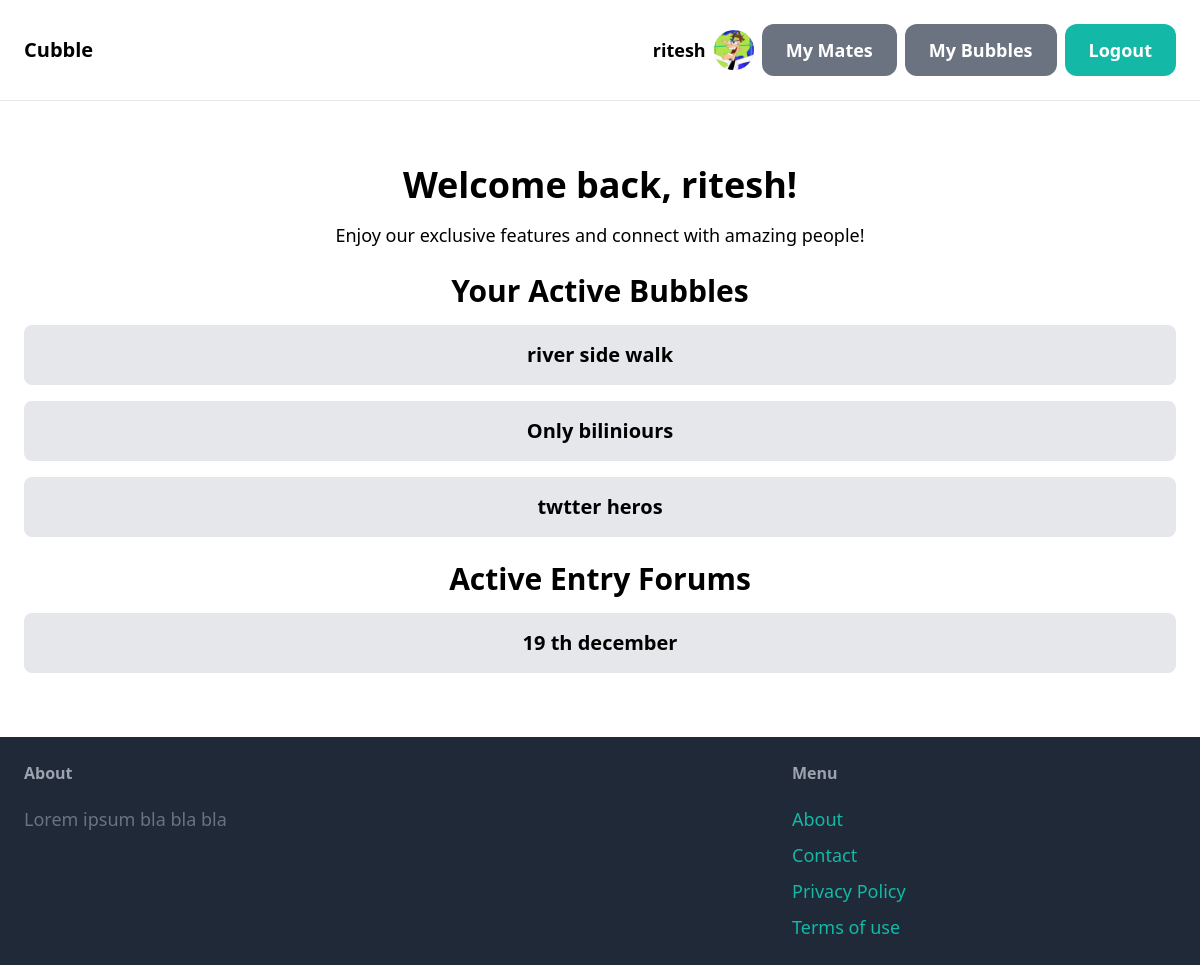
The app's page / (signed in) with its own data.
### core/models.py (models this page shows, shortened)
class Profile(models.Model):
    user_id = models.OneToOneField(User, related_name='Profile', on_delete=models.CASCADE)
    description = models.CharField(max_length = 500, blank=True)
    interests = models.ManyToManyField(ProfileTag, blank=True)
    profile_pic = models.ImageField(upload_to='profil_pic', blank=True)

class Bubble(models.Model):
    class Status(models.TextChoices):
        ACT = "1", "ACTIVE"
        VOTE = '2', "VOTING"
        ARCH = '3', "ARCHIVE"
    name = models.CharField(max_length = 150, unique=True)
    description = models.CharField(max_length=500)
    thumbnail = models.ImageField(upload_to='Images')
    status = models.CharField(max_length = 10, choices=Status.choices, default = Status.ARCH)

class EntryTest(models.Model):
    STATE_CHOICES = [('active', 'Active'), ('archive', 'Archive')]
    name = models.CharField(max_length=100)
    state = models.CharField(max_length=7, choices=STATE_CHOICES, default='archive')
    questions = models.ManyToManyField('Question', related_name='tests')

### core/views.py (the view)
# urls.py: path('', views.home, name= 'index'),
def home(request):
    entry_forum = EntryTest.objects.filter(state='active')
    user_bubbles = BubbleMember.objects.filter(user_id=request.user.id)
    active_bubbles = []
    for bubble in user_bubbles:
        bub = bubble.bubble_id
        if bub.status=='1':
            active_bubbles.append(bub)
    return render(request, 'core/home.html',{
        'entry_forum': entry_forum,
        'active_bubbles': active_bubbles,
    })

### core/templates/core/home.html (shortened to what this page needs)
{% extends 'core/base.html' %}
{% block content %}
{% if request.user.is_authenticated %}
<div class="text-center my-10">
    <h1 class="text-4xl font-bold">Welcome back, {{ request.user.username }}!</h1>
    <p class="mt-4 text-lg">Enjoy our exclusive features and connect with amazing people!</p>
        <div class="mt-6">
            <h2 class="text-3xl font-bold">Your Active Bubbles</h2>
            {% for bubble in active_bubbles %}
                <div class="bg-gray-200 px-6 py-4 rounded-lg mt-4">
                    <a href="{% url 'core:bubble' pk=bubble.id %}" class="text-xl font-semibold">{{ bubble.name }}</a>
                </div>
            {% empty %}
                <p>You are not active in any bubbles.</p>
            {% endfor %}
        </div>
    <div class="mt-6">
        <h2 class="text-3xl font-bold">Active Entry Forums</h2>
        {% for forum in entry_forum %}
            <div class="bg-gray-200 px-6 py-4 rounded-lg mt-4">
                <a href="{% url 'core:test_view' test_id=forum.id %}" class="text-xl font-semibold">{{ forum.name }}</a>
            </div>
        {% empty %}
            <p>No active forums at the moment.</p>
        {% endfor %}
    </div>
</div>
    {% endif %}
{% endblock %}

### core/templates/core/base.html (shortened to what this page needs)
<!DOCTYPE html>
<html lang="en">
<head>
    <Script src="https://cdn.tailwindcss.com"></Script>
</head>
<body>
    <nav class="py-6 px-6 flex justify-between items-center border-b border-gray-200">
        <a href="/" class="text-xl font-semibold"> Cubble </a>
        <div class="space-x-6">
            {% if request.user.is_authenticated %}
                <div class="flex items-center space-x-2">
                    <a href="{% url 'core:user_profile' %}" class="flex items-center space-x-2">
                        <span class="text-lg font-semibold">{{ request.user.username }}</span>
                        <div class="h-10 w-10 rounded-full overflow-hidden bg-gray-300">
                            {% if request.user.Profile.profile_pic %}
                                <img src="{{ request.user.Profile.profile_pic.url }}" alt="Profile Pic" class="h-full w-full object-cover">
                            {% endif %}
                        </div>
                    </a>
                    <a href="{% url 'core:myfriends' %}" class="px-6 py-3 text-lg font-semibold bg-gray-500 text-white rounded-xl hover:bg-gray-700">My Mates</a>
                    <a href="{% url 'core:mybubbles' %}" class="px-6 py-3 text-lg font-semibold bg-gray-500 text-white rounded-xl hover:bg-gray-700">My Bubbles</a>
                    <a href="{% url 'core:logout' %}" class="px-6 py-3 text-lg font-semibold bg-teal-500 text-white rounded-xl hover:bg-teal-700">Logout</a>
                </div>
            {% else %}
                <a href="{% url 'core:signup' %}" class="px-6 py-3 text-lg font-semibold bg-teal-500 text-white rounded-xl hover:bg-teal-700">Sign up</a>
                <a href="{% url 'core:login' %}" class="px-6 py-3 text-lg font-semibold bg-gray-500 text-white rounded-xl hover:bg-gray-700">Log in</a>
            {% endif %}
        </div>
    </nav>
    <div class="px-6 py-6">
        {% block content %}
        {% endblock %}
    </div>
    <footer class="py-6 px-6 flex justify-between bg-gray-800">
        <div class="w-2/3 pr-10">
            <h3 class="mb-5 font-semibold text-gray-400"> About </h3>
            <p class="text-lg text-gray-500"> Lorem ipsum bla bla bla </p>
        </div>
        <div class="w-1/3">
            <h3 class="mb-5 font-semibold text-gray-400"> Menu </h3>
            <ul class="space-y-2">
                <li><a href="#" class="text-lg text-teal-500 hover:text-teal-700">About</a></li>
                <li><a href="#" class="text-lg text-teal-500 hover:text-teal-700">Contact</a></li>
                <li><a href="#" class="text-lg text-teal-500 hover:text-teal-700">Privacy Policy</a></li>
                <li><a href="#" class="text-lg text-teal-500 hover:text-teal-700">Terms of use</a></li>
            </ul>
        </div>
    </footer>
</body>
</html>

### records on screen
Bubble: name "river side walk"
Bubble: name "Only biliniours"
Bubble: name "twtter heros"
EntryTest: name "19 th december"

### other values on screen
{{ request.user.username }} "ritesh"
